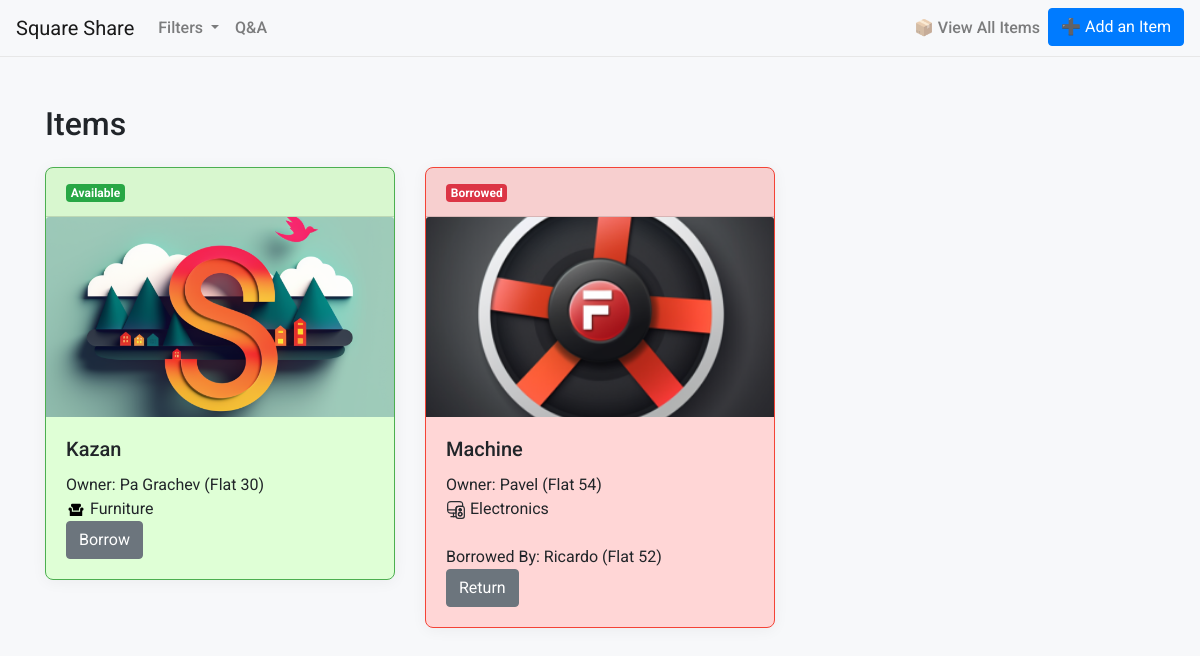
/items, run on the app's committed database.
### tables this page shows
CREATE TABLE "items" (
"itemID" INTEGER PRIMARY KEY AUTOINCREMENT,
"flatID" INTEGER NOT NULL,
"memberID" INTEGER NOT NULL,               
"class" VARCHAR (10),
"item_name" VARCHAR (50),
"availability" VARCHAR (20),
"borrower_name" TEXT,
"borrower_flatID" INTEGER,
"image_filename" TEXT,
FOREIGN KEY (flatID) REFERENCES flats (flatID),
FOREIGN KEY (memberID) REFERENCES members (memberID)
);

CREATE TABLE "members" (
"flatID" INTEGER NOT NULL,
"memberID" INTEGER PRIMARY KEY AUTOINCREMENT,
"fname" TEXT NOT NULL,
FOREIGN KEY (flatID) REFERENCES flats (flatID),
UNIQUE(flatID, fname)
);

### main.py (the view)
@app.route("/items")
def view_items():
    conn, cursor = get_db_connection()
    query = """
        SELECT items.*, members.fname
        FROM items
        JOIN members ON items.memberID = members.memberID
        WHERE 1=1
    """
    values = []
    item_filter = request.args.get('item_filter')
    flatID_filter = request.args.get('flatID_filter')
    if item_filter == 'borrower' and flatID_filter:
        query += " AND items.borrower_flatID = ?"
        values.append(flatID_filter)
    elif item_filter == 'owner' and flatID_filter:
        query += " AND items.flatID = ?"
        values.append(flatID_filter)
    if request.args.get('flatID'):
        query += " AND items.flatID = ?"
        values.append(request.args.get('flatID'))
    if request.args.get('availability'):
        query += " AND items.availability = ?"
        values.append(request.args.get('availability'))
    if request.args.get('borrowed_by_flatID'):
        query += " AND items.borrower_flatID = ?"
        values.append(request.args.get('borrowed_by_flatID'))
    if request.args.get('class'):
        query += " AND items.class = ?"
        values.append(request.args.get('class'))
    query += " ORDER BY CASE WHEN items.availability = 'Available' THEN 1 ELSE 2 END, items.item_name"
    cursor.execute(query, tuple(values))
    items = cursor.fetchall()
    conn.close()
    return render_template("items.html", items=items)

### main.py (called while the page is built)
def get_db_connection():
    dbCon = sql.connect("square_share.db") #connection object
    dbCursor = dbCon.cursor() #cursor object
    return dbCon, dbCursor

### templates/items.html (shortened to what this page needs)
<!DOCTYPE html>
<html lang="en">
<head>
  <link rel="stylesheet" href="https://cdn.jsdelivr.net/npm/bootstrap@4.5.3/dist/css/bootstrap.min.css"
>
  <link rel="stylesheet" href="/static/style.css">
</head>
<body>
  <nav class="navbar navbar-expand-lg navbar-light">
    <a class="navbar-brand" href="{{ url_for('home') }}">Square Share</a>
    <ul class="navbar-nav mr-auto">
      <li class="nav-item dropdown">
        <a class="nav-link dropdown-toggle" href="#" id="filterDropdown" role="button" data-toggle="dropdown"
          aria-haspopup="true" aria-expanded="false">
          Filters
        </a>
      </li>
      <li class="nav-item">
        <a class="nav-link" href="{{ url_for('forum') }}">Q&A</a>
      </li>
    </ul>
    <ul class="navbar-nav">
      <li class="nav-item">
        <a class="nav-link" href="{{ url_for('view_items') }}">📦 View All Items</a>
      </li>
      <li class="nav-item">
        <a class="btn btn-primary" href="{{ url_for('add_items') }}">➕ Add an Item</a>
      </li>
    </ul>
  </nav>
  <div class="container mt-5">
    <h2>Items</h2>
    <div class="row mt-4">
      {% for item in items %}
      <div class="col-md-4 mb-4">
        <div class="card {% if item[5].strip() == "Borrowed" %}borrowed{% else %}available{% endif %}">
          <div class="card-header">
            <span class="badge {% if item[5].strip() == "Borrowed" %}badge-danger{% else %}badge-success{% endif %}">{{ item[5]
              }}</span>
          </div>
          {% if item[8] and item[8] != "" %}
          <img class="card-img-top" src="{{ url_for('static', filename='uploads/' + item[8]) }}" alt="Item Image"
            onerror="this.src='{{ url_for('static', filename='Logo_sunrise.png') }}'">
          {% else %}
          <img class="card-img-top" src="{{ url_for('static', filename='Logo_sunrise.png') }}" alt="Default Image">
          {% endif %}
          <div class="card-body">
            <h5 class="card-title">{{ item[4] }}</h5>
            <p class="card-text">
              Owner: {{ item[9] }} (Flat {{ item[1] }})<br>
              <img src="{{ url_for('static', filename='svg_icons/' + item[3] + '.svg') }}" alt="{{ item[3] }} icon"
                width="20" height="20"> {{ item[3] }}<br>
              {% if item[5] == "Borrowed" %}
              <br>Borrowed By: {{ item[6] }} (Flat {{ item[7] }})
              {% endif %}
            </p>
            {% if item[5] == "Borrowed" %}
            <button class="btn btn-secondary"
              onclick="if(confirmReturn('{{ item[4] }}', '{{ item[9] }}', '{{ item[1] }}', '{{ item[7] }}')) { toggleUpdateForm({{ loop.index }}); }">Return
            </button>
            {% else %}
            <button class="btn btn-secondary" onclick="toggleUpdateForm({{ loop.index }})">Borrow</button>
            {% endif %}
          </div>
        </div>
      </div>
      {% endfor %}
    </div>
  </div>
</body>
</html>

### static/style.css (style rules this page uses)
body, h1, h2, h3, p { margin: 0; padding: 0; }
body { font-family: 'Roboto', sans-serif; background-color: #f7f8fa; }
.navbar { border-bottom: 1px solid #e7e7e7; }
.nav-link { font-weight: 500; }
.card { background-color: #ffffff; border-radius: 8px; box-shadow: 0 2px 15px rgba(0, 0, 0, 0.05); }
.card-img-top { width: 100%; height: 200px; object-fit: cover; background-color: #f8f9fa; }
.available { background-color: #DFFFD6; border: 1px solid #4CAF50; }
.borrowed { background-color: #FFD6D6; border: 1px solid #F44336; }

### data on the page
items: availability "Available", item_name "Kazan", fname "Pa Grachev", flatID "30", class (picture), class "Furniture"
items: availability "Borrowed", image_filename (picture), item_name "Machine", fname "Pavel", flatID "54", class (picture), class "Electronics", borrower_name "Ricardo", borrower_flatID "52"
